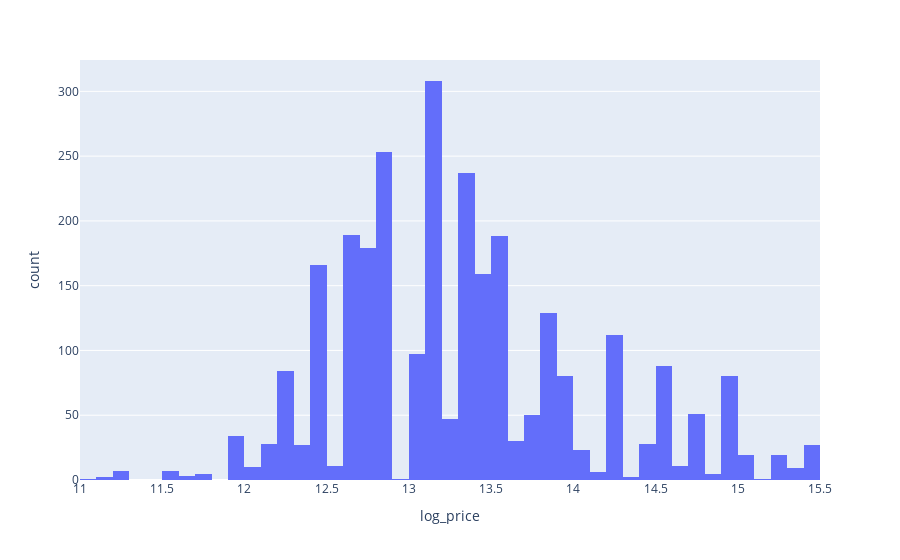

Source (notebook cell):
### Code cell
fig = px.histogram(df, x = 'log_price')
fig.show()

### Figure 1 — Plotly figure (JSON) as saved in the notebook; plotly's stock layout.template omitted (floating-point values rounded to 4 significant figures; data arrays with more than 128 entries replaced by an {"elided": "..."} marker saying what was removed)
{"data": [{"alignmentgroup": "True", "bingroup": "x", "hovertemplate": "log_price=%{x}<br>count=%{y}<extra></extra>", "legendgroup": "", "marker": {"color": "#636efa", "pattern": {"shape": ""}}, "name": "", "offsetgroup": "", "orientation": "v", "showlegend": false, "type": "histogram", "x": {"elided": "2813 float values"}, "xaxis": "x", "yaxis": "y"}], "layout": {"barmode": "relative", "legend": {"tracegroupgap": 0}, "margin": {"t": 60}, "xaxis": {"anchor": "y", "domain": [0, 1], "title": {"text": "log_price"}}, "yaxis": {"anchor": "x", "domain": [0, 1], "title": {"text": "count"}}}}
